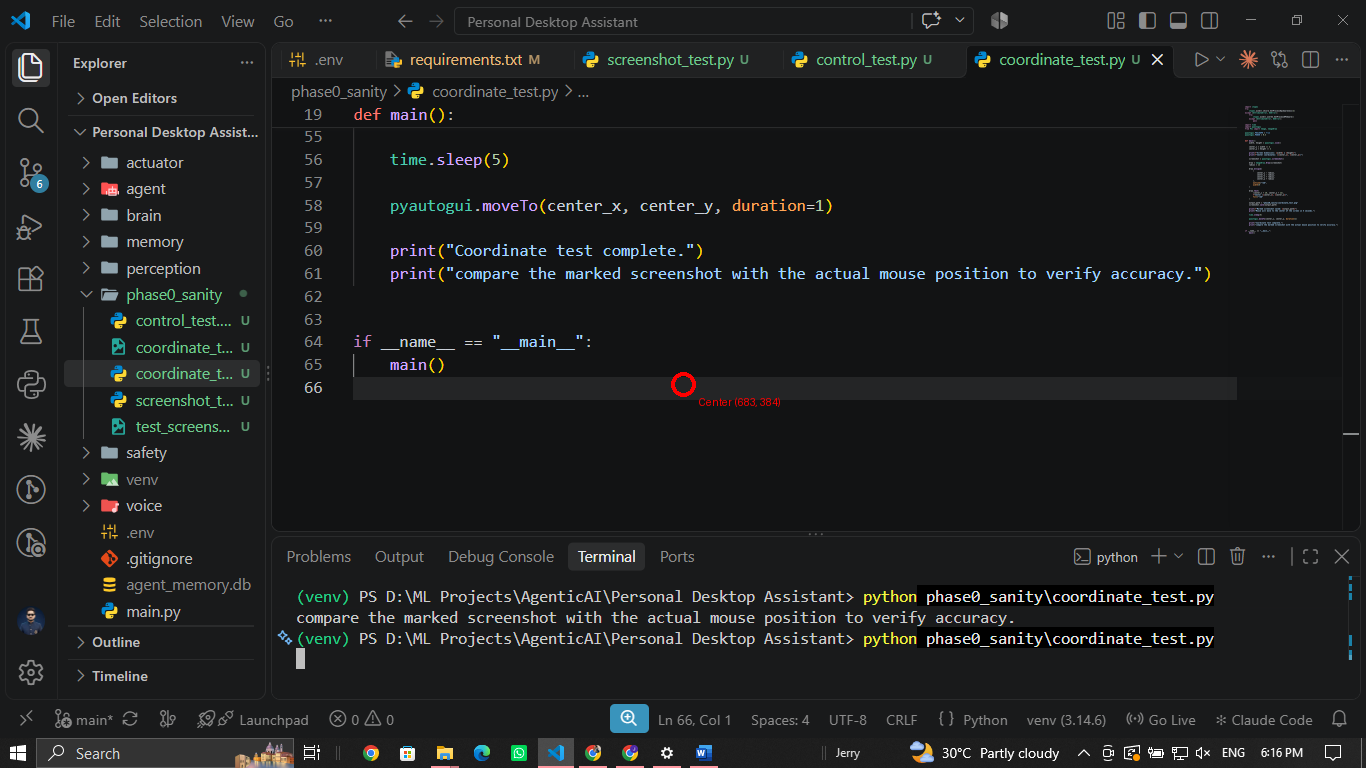

Python code for this plot:

import ctypes
try:
    ctypes.windll.shcore.SetProcessDpiAwareness(2)
except (AttributeError, OSError):
    try:
        ctypes.windll.user32.SetProcessDPIAware()
    except (AttributeError, OSError):
        pass

import time
import pyautogui
from PIL import Image, ImageDraw

pyautogui.FAILSAFE = True
pyautogui.PAUSE = 0.3


def main():
    width, height = pyautogui.size()

    center_x = width // 2
    center_y = height // 2

    print(f"Screen dimensions: {width} x {height}")
    print(f"Center coordinates: ({center_x}, {center_y})")

    screenshot = pyautogui.screenshot()

    draw = ImageDraw.Draw(screenshot)
    radius = 12

    draw.ellipse(
        (
            center_x - radius,
            center_y - radius,
            center_x + radius,
            center_y + radius
        ),
        outline="red",
        width=4
    )

    draw.text(
        (center_x + 16, center_y + 12),
        f"Center ({center_x}, {center_y})",
        fill="red"
    )

    output_path = "phase0_sanity/coordinate_test.png"
    screenshot.save(output_path)

    print(f"Marked screenshot saved: {output_path}")
    print("Mouse will move to the center of the screen in 5 seconds.")

    time.sleep(5)

    pyautogui.moveTo(center_x, center_y, duration=1)

    print("Coordinate test complete.")
    print("compare the marked screenshot with the actual mouse position to verify accuracy.")


if __name__ == "__main__":
    main()
